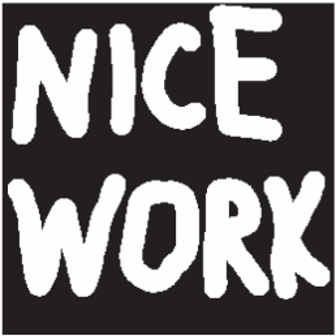
#> input picture hw09/image.png, 336 x 336 px
$ python main.py
#> lines starting #> are read from the running program, lines starting #| are printed output that depends on the picture
#> further down, img is the input picture: shape (336, 336, 3); mean B, G, R 119.2, 118.5, 120.9
import cv2
import numpy as np

def lantuejoul_skeletonization(image):
    # 將影像轉換為灰度圖
    gray = cv2.cvtColor(image, cv2.COLOR_BGR2GRAY)

    # 初始化骨架
    skeleton = np.zeros(gray.shape, dtype=np.uint8)
    kernel = np.array([[0, 1, 0], [1, 1, 1], [0, 1, 0]], dtype=np.uint8)
    prev_skeleton = np.copy(skeleton)

    # 迭代過程，直到沒有像素值改變
    while True:
        opened = cv2.morphologyEx(gray, cv2.MORPH_OPEN, kernel)
        temp = cv2.subtract(gray, opened)
        eroded = cv2.erode(gray, kernel)
        skeleton = cv2.bitwise_or(skeleton, temp)
        gray = eroded.copy()

        if cv2.countNonZero(gray)==0:
            break
        if np.equal(skeleton, prev_skeleton).all():
            break

        prev_skeleton = np.copy(skeleton)
#> this loop made 73 passes
#> pass 1, in lantuejoul_skeletonization, `temp = cv2.subtract(gray, opened)`:
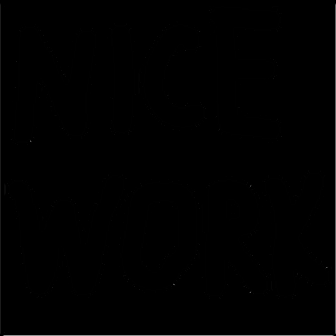
#> temp: shape (336, 336); min 0, max 147, mean 0.9
#> pass 1, in lantuejoul_skeletonization, `eroded = cv2.erode(gray, kernel)`:
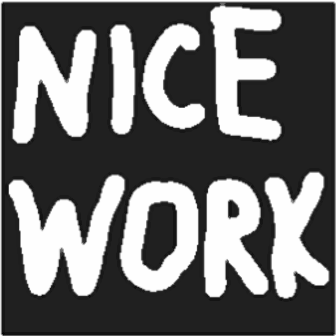
#> eroded: shape (336, 336); min 7, max 255, mean 109.4
#> after the loop:
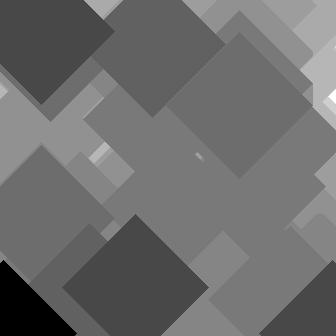
#> gray: shape (336, 336); min 7, max 28, mean 16; drawn with min black and max white
#> after the loop:
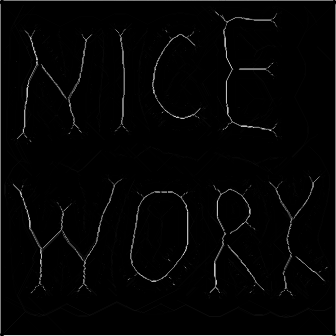
#> skeleton: shape (336, 336); min 0, max 223, mean 5

    return skeleton

if __name__=='__main__':
    # 讀取圖像
    img = cv2.imread('image.png', cv2.IMREAD_COLOR)
    after = lantuejoul_skeletonization(img)

    cv2.imwrite('skeleton.png', after)
    # 顯示圖像
    cv2.imshow('Original', img)
    cv2.imshow('Skeleton', after)
    cv2.waitKey(0)
    cv2.destroyAllWindows()
